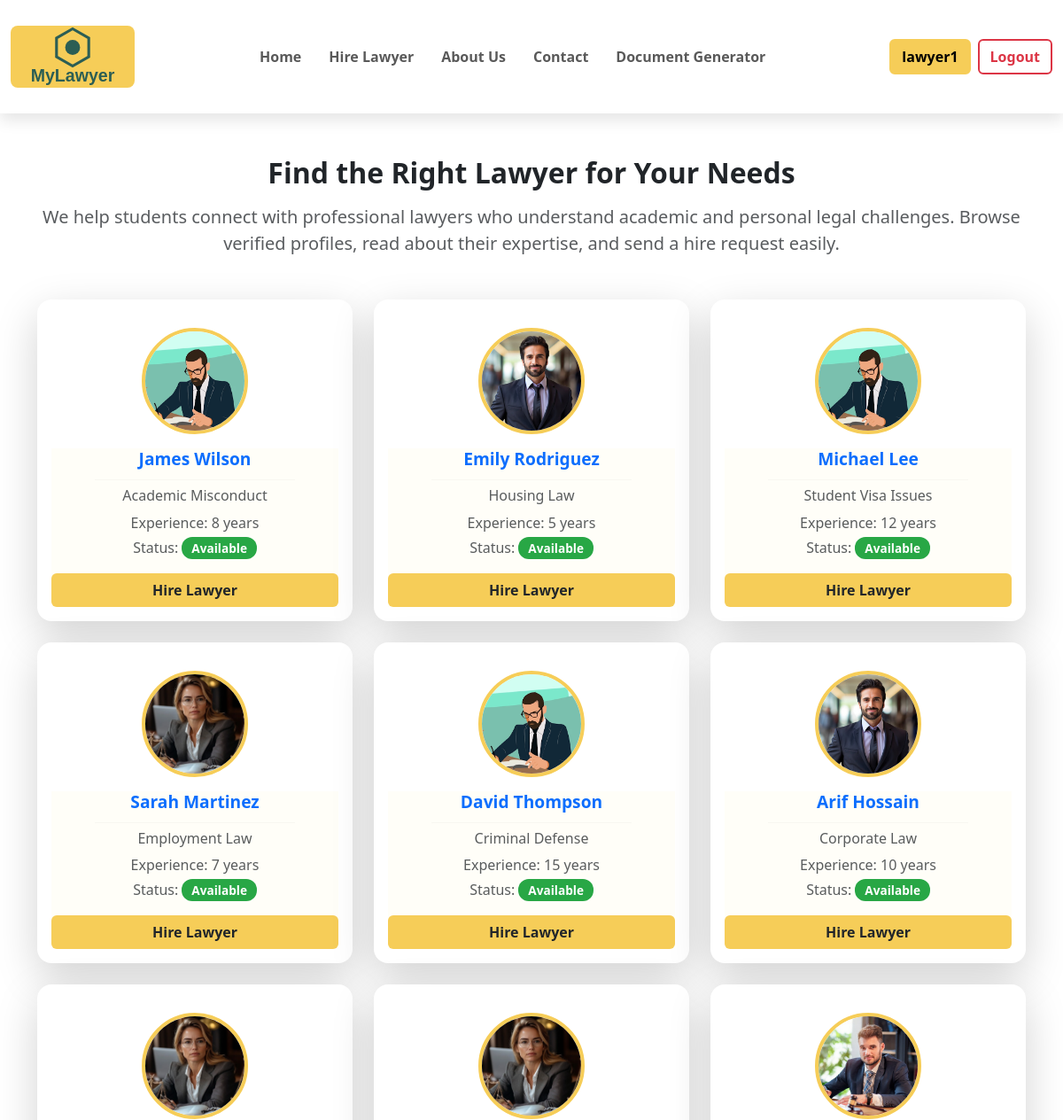
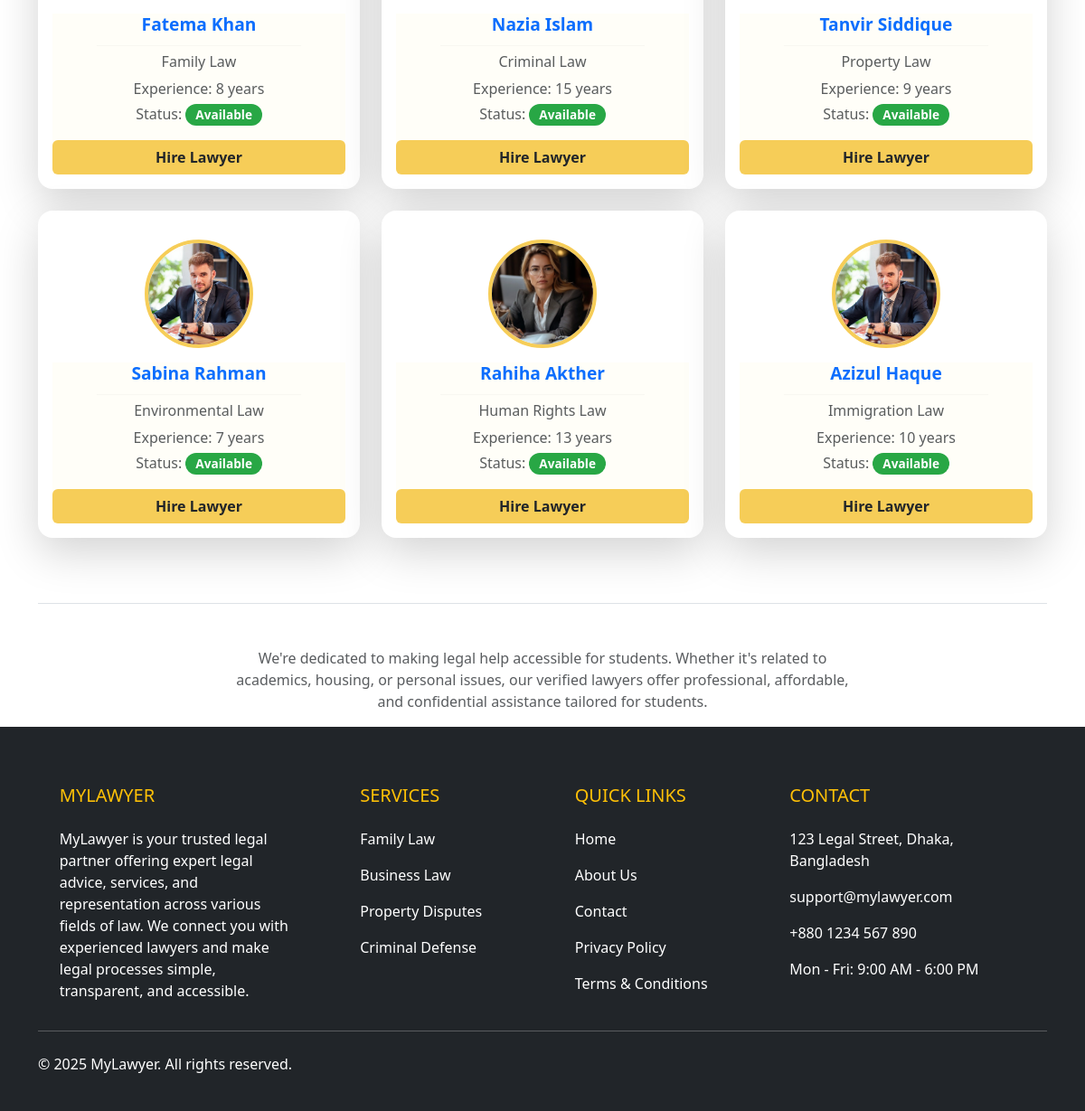
Page /lawyers/ (signed in) on the committed database (2 pictures, top to bottom).
### core/models.py (models this page shows, shortened)
class LawyerProfile(models.Model):
    user = models.OneToOneField(User, on_delete=models.CASCADE)
    profile_picture = models.ImageField(upload_to='profile_pics/', blank=True, null=True)
    specialization = models.CharField(max_length=100)
    experience_years = models.PositiveIntegerField()
    bio = models.TextField()
    available = models.BooleanField(default=True)

### core/views.py (the view)
# urls.py: path('lawyers/',views.view_lawyers,name="view_lawyers"),
def view_lawyers(request):
    lawyers = LawyerProfile.objects.filter(available=True)
    return render(request, "lawyers.html", {'lawyers': lawyers})

### core/templates/lawyers.html (shortened to what this page needs)
{% extends 'base.html' %}
{% block content %}
<div class="container mt-5">
    <div class="text-center mb-5">
        <h2 class="fw-bold">Find the Right Lawyer for Your Needs</h2>
        <p class="text-muted lead mt-3">
            We help students connect with professional lawyers who understand academic and personal legal challenges.
            Browse verified profiles, read about their expertise, and send a hire request easily.
        </p>
    </div>
    <div class="row justify-content-center">
        {% for lawyer in lawyers %}
        <div class="col-md-6 col-lg-4 mb-4">
            <div class="card shadow-lg rounded-4 border-0 p-3 lawyer-card">
                <div class="text-center my-3">
                    <div class="profile-image-container"
                        style="width: 120px; height: 120px; margin: 0 auto; border: 4px solid #f6cd58; border-radius: 50%; overflow: hidden;">
                        {% if lawyer.profile_picture %}
                        <img src="{{ lawyer.profile_picture.url }}" class="img-fluid"
                            style="object-fit: cover; width: 100%; height: 100%;">
                        {% else %}
                        <img src="https://via.placeholder.com/120x120.png?text=No+Image" class="img-fluid"
                            style="object-fit: cover; width: 100%; height: 100%;">
                        {% endif %}
                    </div>
                </div>
                <div class="card-body d-flex flex-column p-0">
                    <h5 class="fw-bold mb-1 text-primary text-center lawyer-name">
                        {{ lawyer.user.get_full_name|default:lawyer.user.username }}
                    </h5>
                    <hr class="lawyer-divider">
                    <h6 class="text-muted mb-2 text-center">{{ lawyer.specialization }}</h6>
                    <p class="text-muted mb-1 text-center">
                        Experience: {{ lawyer.experience_years }} year{{ lawyer.experience_years|pluralize }}
                    </p>
                    <p class="text-muted mb-3 text-center">
                        Status:
                        {% if lawyer.available %}
                        <span class="badge status-badge available" style="background-color: #28a745;">Available</span>
                        {% else %}
                        <span class="badge bg-secondary status-badge">Unavailable</span>
                        {% endif %}
                    </p>
                    <a href="{% url 'hire_lawyer' lawyer.id %}" class="btn w-100 mt-auto hire-button">
                        Hire Lawyer
                    </a>
                </div>
            </div>
        </div>
        {% empty %}
        <div class="col-12">
            <p class="text-center text-muted">No lawyers available at the moment.</p>
        </div>
        {% endfor %}
    </div>
    <div class="mt-5 pt-5 border-top">
        <p class="text-center text-muted mx-auto" style="max-width: 700px;">
            We're dedicated to making legal help accessible for students. Whether it's related to academics, housing, or
            personal issues,
            our verified lawyers offer professional, affordable, and confidential assistance tailored for students.
        </p>
    </div>
</div>
{% endblock %}

### core/templates/nav.html (shortened to what this page needs)
{% load static %}
<nav class="navbar navbar-expand-lg navbar-custom py-4 sticky-top">
    <div class="container-fluid">
        <a class="navbar-brand" href="{% url 'home' %}">
            <img src="{% static 'logo.svg' %}" alt="MyLawyer Logo">
        </a>
        <div class="collapse navbar-collapse justify-content-center" id="navbarSupportedContent">
            <ul class="navbar-nav mb-2 mb-lg-0">
                <li class="nav-item">
                    <a class="nav-link {% if request.resolver_match.url_name == 'home' %}active{% endif %}" href="{% url 'home' %}">Home</a>
                </li>
                <li class="nav-item">
                    <a class="nav-link" href="{% url 'view_lawyers' %}">Hire Lawyer</a>
                </li>
                <li class="nav-item">
                    <a class="nav-link" href="{% url 'about' %}">About Us</a>
                </li>
                <li class="nav-item">
                    <a class="nav-link" href="{% url 'contact' %}">Contact</a>
                </li>
                <li class="nav-item">
                    <a class="nav-link" href="{% url 'doc_generator' %}">Document Generator</a>
                </li>
            </ul>
        </div>
        <div class="d-flex align-items-center">
            {% if user.is_authenticated %}
            <a href="{% url 'dashboard' %}" class="btn me-2 custom-profile">
                 {{ user.username }}
            </a>
            <a href="{% url 'logout' %}" class="btn custom-logout">Logout</a>
            {% else %}
            <a href="{% url 'login' %}" class="btn me-2 custom-login">Login</a>
            <a href="{% url 'register' %}" class="btn custom-register">Register</a>
            {% endif %}
        </div>
    </div>
</nav>

### core/templates/nav.html (style rules this page uses)
.navbar-custom { box-shadow: 0 8px 16px rgba(0, 0, 0, 0.1); background-color: #fff; }
.nav-link { font-weight: 600; margin-right: 15px; transition: color 0.3s ease; }
.custom-profile { background-color: #f6cd58; color: black; border: 2px solid #f6cd58; font-weight: 600; transition: 0.3s; }
.custom-logout { background-color: transparent; color: #dc3545; border: 2px solid #dc3545; font-weight: 600; transition: 0.3s; }
.navbar-brand img { width: 140px; border-radius: 8px; }

### core/templates/lawyers.html (style rules this page uses)
.lawyer-card { transform: translateY(0); transition: all 0.3s ease; border-left: 6px solid #f6cd58; }
.profile-image-container { transition: all 0.3s ease; }
.hire-button { background-color: #f6cd58; transition: all 0.3s ease; font-weight: 600; }
.status-badge { transition: all 0.3s ease; font-size: 0.85rem; padding: 0.4em 0.8em; border-radius: 12px; }
.lawyer-name { transition: all 0.3s ease; font-size: 1.2rem; }
.lawyer-divider { width: 70%; margin: 0.5rem auto; transition: all 0.3s ease; border-color: rgba(0, 0, 0, 0.1); }
.card-body { background-color: #fffef8; }

### rows in the picture
LawyerProfile: profile_picture (picture), user.get_full_name "James Wilson", specialization "Academic Misconduct", experience_years "8", available "Available"
LawyerProfile: profile_picture (picture), user.get_full_name "Emily Rodriguez", specialization "Housing Law", experience_years "5", available "Available"
LawyerProfile: profile_picture (picture), user.get_full_name "Michael Lee", specialization "Student Visa Issues", experience_years "12", available "Available"
LawyerProfile: profile_picture (picture), user.get_full_name "Sarah Martinez", specialization "Employment Law", experience_years "7", available "Available"
LawyerProfile: profile_picture (picture), user.get_full_name "David Thompson", specialization "Criminal Defense", experience_years "15", available "Available"
LawyerProfile: profile_picture (picture), user.get_full_name "Arif Hossain", specialization "Corporate Law", experience_years "10", available "Available"
LawyerProfile: profile_picture (picture), user.get_full_name "Fatema Khan", specialization "Family Law", experience_years "8", available "Available"
LawyerProfile: profile_picture (picture), user.get_full_name "Nazia Islam", specialization "Criminal Law", experience_years "15", available "Available"
LawyerProfile: profile_picture (picture), user.get_full_name "Tanvir Siddique", specialization "Property Law", experience_years "9", available "Available"
LawyerProfile: profile_picture (picture), user.get_full_name "Sabina Rahman", specialization "Environmental Law", experience_years "7", available "Available"
LawyerProfile: profile_picture (picture), user.get_full_name "Rahiha Akther", specialization "Human Rights Law", experience_years "13", available "Available"
LawyerProfile: profile_picture (picture), user.get_full_name "Azizul Haque", specialization "Immigration Law", experience_years "10", available "Available"

### other values in the picture
{{ user.username }} "lawyer1"
